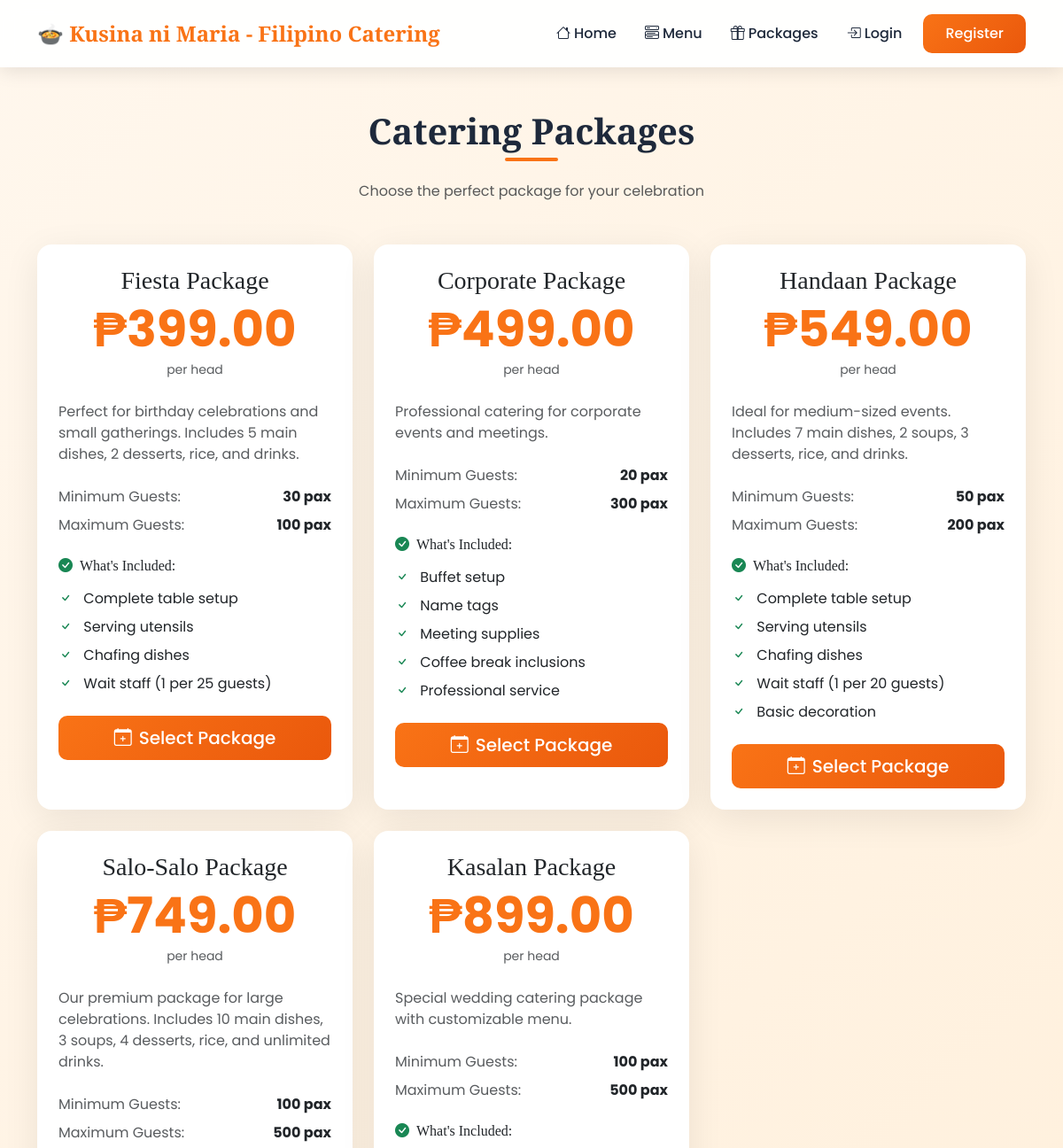
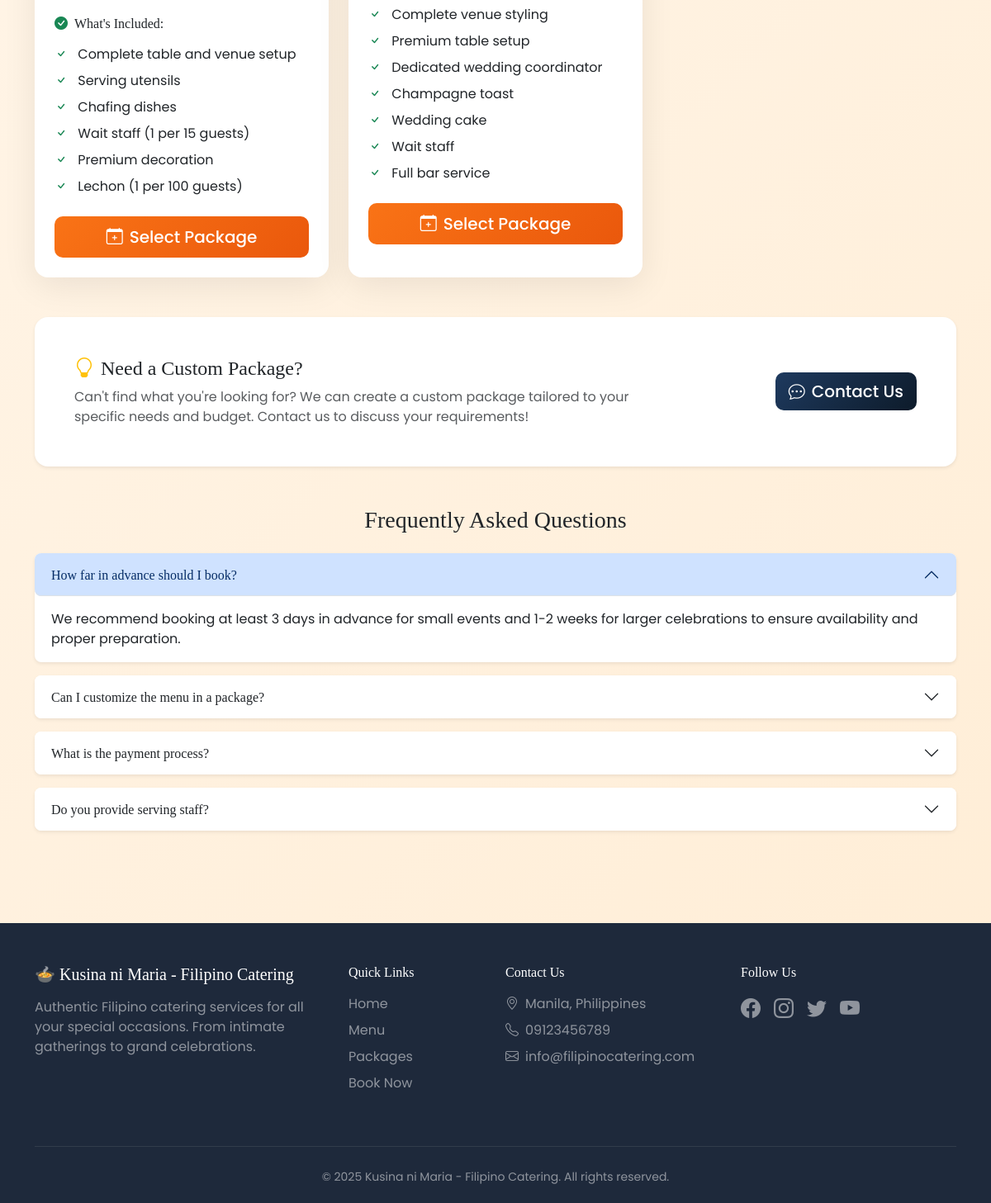
The app's page /packages.php, older data (2 pictures, top to bottom).
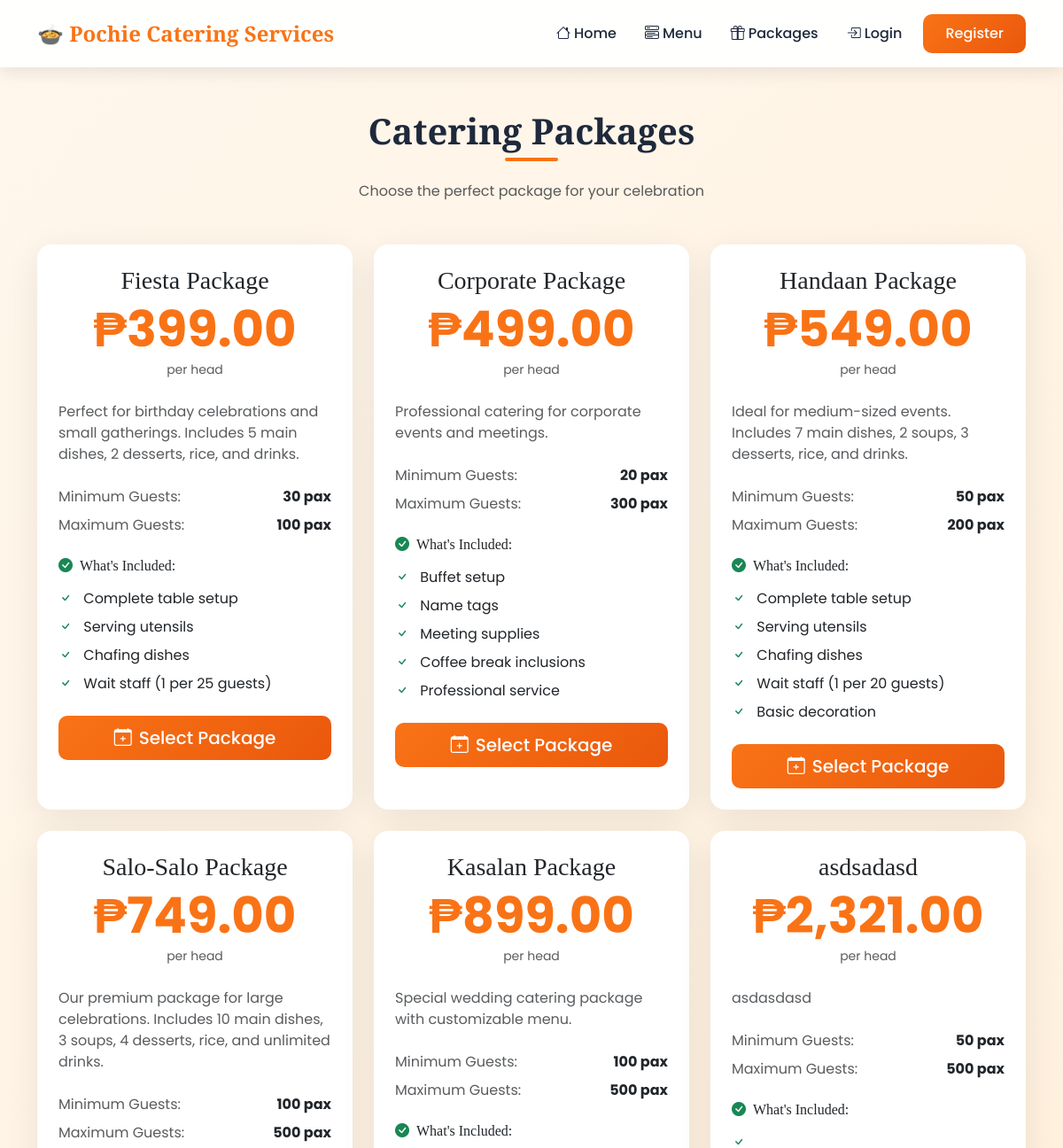
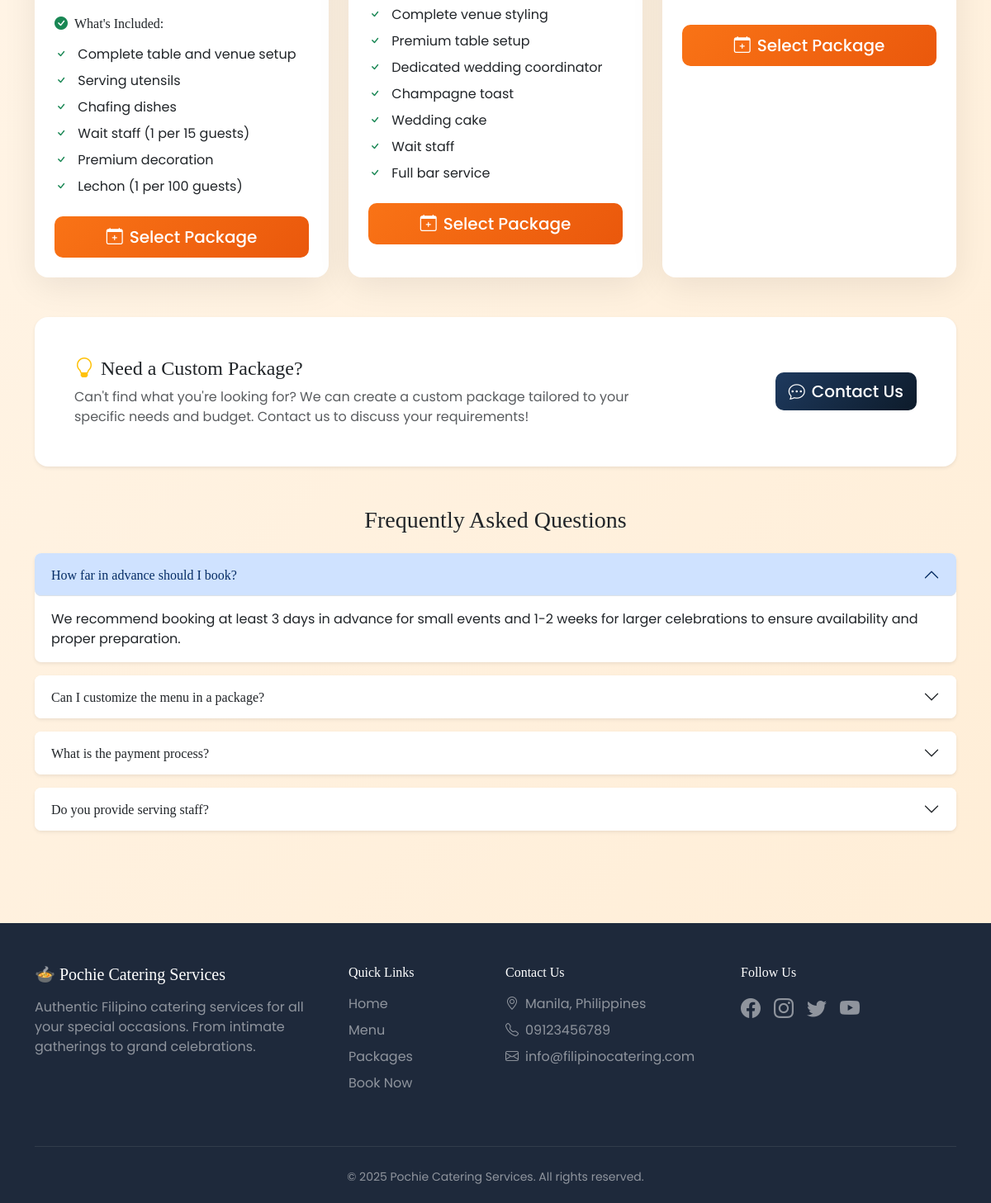
The same page, newer data (2 pictures, top to bottom).
### tables this page shows
CREATE TABLE `packages` (
  `id` int(11) NOT NULL,
  `name` varchar(100) NOT NULL,
  `description` text DEFAULT NULL,
  `base_price` decimal(10,2) NOT NULL,
  `min_pax` int(11) DEFAULT 50,
  `max_pax` int(11) DEFAULT 500,
  `image` varchar(255) DEFAULT NULL,
  `inclusions` text DEFAULT NULL,
  `is_active` tinyint(1) DEFAULT 1,
  `created_at` timestamp NOT NULL DEFAULT current_timestamp()
);

### config/functions.php (called while the page is built, shortened)
<?php
function url($path) {
    return BASE_URL . '/' . ltrim($path, '/');
}
function getSettings($conn) {
    $settings = [];
    $result = $conn->query("SELECT setting_key, setting_value FROM settings");
    if ($result) {
        while ($row = $result->fetch_assoc()) {
            $settings[$row['setting_key']] = $row['setting_value'];
        }
    }
    return $settings;
}
function formatPrice($price) {
    return '₱' . number_format($price, 2);
}
?>

### packages.php (the view, shortened to what the changed rows need)
<?php
require_once 'includes/header.php';
$packages = $conn->query("SELECT * FROM packages WHERE is_active = 1 ORDER BY base_price");
?>
<div class="container py-5">
    <div class="text-center mb-5">
        <h1 class="section-title">Catering Packages</h1>
    </div>
    <div class="row g-4">
        <?php while($pkg = $packages->fetch_assoc()): ?>
        <div class="col-md-6 col-lg-4">
            <div class="card h-100 position-relative overflow-hidden">
                <div class="card-body p-4">
                    <div class="text-center mb-4">
                        <h3 class="mb-1"><?= htmlspecialchars($pkg['name']) ?></h3>
                        <p class="display-4 fw-bold mb-0" style="color: var(--primary);">
                            <?= formatPrice($pkg['base_price']) ?>
                        </p>
                        <small class="text-muted">per head</small>
                    </div>
                    <p class="text-muted mb-4"><?= htmlspecialchars($pkg['description']) ?></p>
                    <div class="mb-4">
                        <div class="d-flex justify-content-between mb-2">
                            <span class="text-muted">Minimum Guests:</span>
                            <strong><?= $pkg['min_pax'] ?> pax</strong>
                        </div>
                        <div class="d-flex justify-content-between mb-2">
                            <span class="text-muted">Maximum Guests:</span>
                            <strong><?= $pkg['max_pax'] ?> pax</strong>
                        </div>
                    </div>
                    <h6 class="mb-3"><i class="bi bi-check-circle-fill text-success me-2"></i>What's Included:</h6>
                    <ul class="list-unstyled mb-4">
                        <?php
                        $inclusions = explode(',', $pkg['inclusions']);
                        foreach($inclusions as $inc):
                        ?>
                        <li class="mb-2">
                            <i class="bi bi-check text-success me-2"></i>
                            <?= htmlspecialchars(trim($inc)) ?>
                        </li>
                        <?php endforeach; ?>
                    </ul>
                    <div class="d-grid gap-2">
                        <a href="<?= url('book.php?package=' . $pkg['id']) ?>" class="btn btn-primary btn-lg">
                            <i class="bi bi-calendar-plus me-2"></i>Select Package
                        </a>
                    </div>
                </div>
            </div>
        </div>
        <?php endwhile; ?>
    </div>
    <div class="mt-5">
        <div class="accordion" id="faqAccordion">
            <div class="accordion-item border-0 mb-3 rounded-3 shadow-sm">
                <h2 class="accordion-header">
                    <button class="accordion-button rounded-3" type="button" data-bs-toggle="collapse" data-bs-target="#faq1">
                        How far in advance should I book?
                    </button>
                </h2>
            </div>
            <div class="accordion-item border-0 mb-3 rounded-3 shadow-sm">
                <h2 class="accordion-header">
                    <button class="accordion-button collapsed rounded-3" type="button" data-bs-toggle="collapse" data-bs-target="#faq2">
                        Can I customize the menu in a package?
                    </button>
                </h2>
            </div>
            <div class="accordion-item border-0 mb-3 rounded-3 shadow-sm">
                <h2 class="accordion-header">
                    <button class="accordion-button collapsed rounded-3" type="button" data-bs-toggle="collapse" data-bs-target="#faq3">
                        What is the payment process?
                    </button>
                </h2>
            </div>
            <div class="accordion-item border-0 mb-3 rounded-3 shadow-sm">
                <h2 class="accordion-header">
                    <button class="accordion-button collapsed rounded-3" type="button" data-bs-toggle="collapse" data-bs-target="#faq4">
                        Do you provide serving staff?
                    </button>
                </h2>
            </div>
        </div>
    </div>
</div>
<?php require_once 'includes/footer.php'; ?>

### includes/header.php (shortened to what the changed rows need)
<?php
require_once __DIR__ . '/../config/functions.php';
$settings = getSettings($conn);
?>
<!DOCTYPE html>
<html lang="en">
<head>
    <link href="https://cdn.jsdelivr.net/npm/bootstrap@5.3.2/dist/css/bootstrap.min.css" rel="stylesheet">
    <link href="https://cdn.jsdelivr.net/npm/bootstrap-icons@1.11.1/font/bootstrap-icons.css" rel="stylesheet">
</head>
<body>
    <nav class="navbar navbar-expand-lg sticky-top">
        <div class="container">
            <a class="navbar-brand" href="<?= url('index.php') ?>">
                🍲 <?= $settings['site_name'] ?? 'Filipino Catering' ?>
            </a>
            <div class="collapse navbar-collapse" id="navbarNav">
                <ul class="navbar-nav ms-auto align-items-center">
                </ul>
            </div>
        </div>
    </nav>

### includes/footer.php (shortened to what the changed rows need)
    <footer class="footer mt-5">
        <div class="container">
            <div class="row">
                <div class="col-md-4 mb-4">
                    <h5 class="mb-3">🍲 <?= $settings['site_name'] ?? 'Filipino Catering' ?></h5>
                    <p class="text-white-50">Authentic Filipino catering services for all your special occasions. From intimate gatherings to grand celebrations.</p>
                </div>
            </div>
            <div class="text-center text-white-50">
                <small>&copy; <?= date('Y') ?> <?= $settings['site_name'] ?? 'Filipino Catering' ?>. All rights reserved.</small>
            </div>
        </div>
    </footer>
</body>
</html>

Row changes from the older to the newer data that the page shows:
added packages: name "asdsadasd", base_price "₱2,321.00", description "asdasdasd", min_pax "50", max_pax "500"
Text that changed along with them:
$settings['site_name']: "Kusina ni Maria - Filipino Catering" → "Pochie Catering Services"
